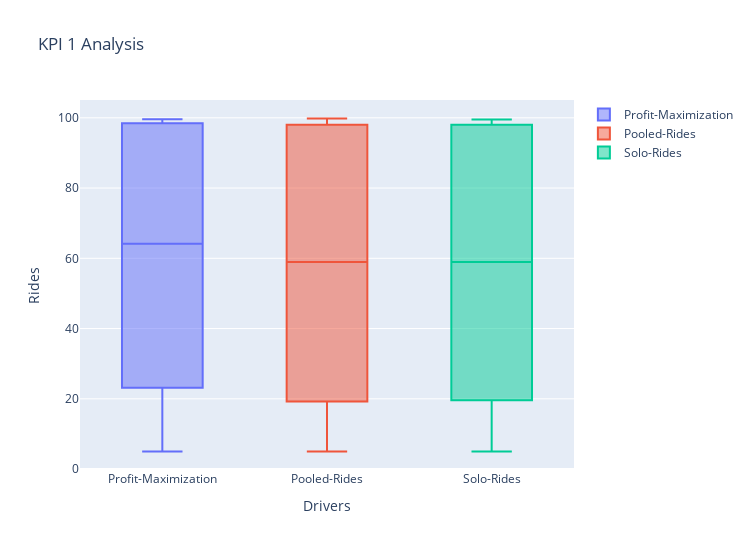

This figure's notebook cell:
### Markdown cell above
## Comparion of Service rate

### Code cell
import pandas as pd

data2 = pd.read_csv('D:/Development/GitHub-ProjectV2.0/MaaSSim/docs/tutorials/Results/Simulation/Driver/KPI-2-ServiceRate/Solo-Rides.csv')
data1 =pd.read_csv('D:/Development/GitHub-ProjectV2.0/MaaSSim/docs/tutorials/Results/Simulation/Driver/KPI-2-ServiceRate/Profit-Maximization.csv')
data =pd.read_csv('D:/Development/GitHub-ProjectV2.0/MaaSSim/docs/tutorials/Results/Simulation/Driver/KPI-2-ServiceRate/Pooled-Rides.csv')


colListPR=[]
for column in data.columns:
     
    # Storing the rows of a column
    # into a temporary list
    li =data[column].tolist()
     
    # appending the temporary list
    colListPR.append(li)
     
# Printing the final list
#print(colListPR)


colListPM=[]
for column in data1.columns:
     
    li =data1[column].tolist()
     
    colListPM.append(li)
     
#print(colListPM)

colListSR=[]
for column in data2.columns:
     
    li =data2[column].tolist()
     
    colListSR.append(li)
     
#print(colListSR)

import numpy as np
import matplotlib.pyplot as plt

flatPR= [y for sublist in colListPR for y in sublist]
#flatPR
#plt.boxplot(flatPR)


import numpy as np
import matplotlib.pyplot as plt

flatSR= [y for sublist in colListSR for y in sublist]
#flatSR
#plt.boxplot(flatSR)

import numpy as np
import matplotlib.pyplot as plt

flatPM= [y for sublist in colListPM for y in sublist]
#flatPM
#plt.boxplot(flatPM)

import plotly.graph_objects as go
from plotly.subplots import make_subplots
fig = go.Figure()
fig.update_layout(autosize=False,width=750,height=550,)

fig.add_trace(go.Box(y=flatPM,name="Profit-Maximization"))
fig.add_trace(go.Box(y=flatPR,name="Pooled-Rides"))
fig.add_trace(go.Box(y=flatSR,name="Solo-Rides"))
fig.update_layout(title='KPI 1 Analysis',xaxis=dict(title='Drivers'),yaxis=dict(title='Rides'))
fig.show()
plt.savefig("KPI1Analysis.jpg")

### Figure 1 — Plotly figure (JSON) as saved in the notebook; plotly's stock layout.template omitted (floating-point values rounded to 4 significant figures)
{"data": [{"name": "Profit-Maximization", "type": "box", "y": [5, 10, 20, 30, 40, 50, 43, 82, 97.5, 99, 98, 99, 21, 36, 90.5, 98.7, 98.5, 99, 18.33, 25.3, 60.23, 98.33, 99, 99.6, 8.25, 16.25, 42.25, 85.5, 98.5, 98, 10.8, 21, 38, 68, 89, 99]}, {"name": "Pooled-Rides", "type": "box", "y": [5, 10, 20, 30, 40, 50, 28.9, 92, 91, 99.8, 99, 98, 18.5, 44.5, 90.5, 99.5, 99.5, 99, 10.6, 15.66, 61.23, 97.6, 98.6, 99.1, 8.2, 15.23, 40.2, 75.5, 98, 98, 8.2, 14.2, 27.4, 56.6, 82.2, 98]}, {"name": "Solo-Rides", "type": "box", "y": [5, 10, 20, 30, 40, 50, 34, 88, 98, 98, 99, 99, 16.5, 47, 87.5, 99.5, 98.5, 97.5, 16, 17, 58.66, 99, 99.3, 98, 7.5, 19.25, 35.75, 69, 96.75, 98.75, 6.6, 14, 28.9, 59.3, 83, 89.2]}], "layout": {"autosize": false, "height": 550, "title": {"text": "KPI 1 Analysis"}, "width": 750, "xaxis": {"autorange": true, "range": [-0.5, 2.5], "title": {"text": "Drivers"}, "type": "category"}, "yaxis": {"autorange": true, "range": [-0.2667, 105.1], "title": {"text": "Rides"}, "type": "linear"}}}
